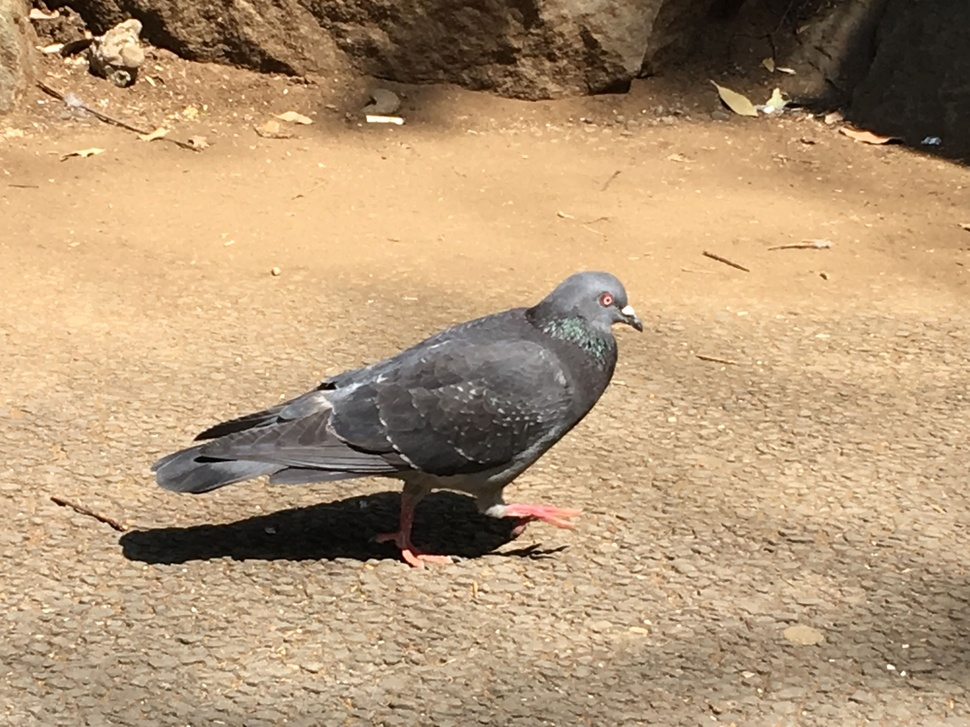
#> input picture testdata/hw1/pigeon.jpg, 970 x 727 px, shrunk from 4032 x 3024 before the run
$ python hw1.py   (Python 2 division)   (older library calls are emulated)
#> lines starting #> are read from the running program, lines starting #| are printed output that depends on the picture; after the words box and inside, x2 and y2 are one past the last pixel; in counts of white or black regions, pixels touching at a corner belong together
import cv2
import numpy as np

pigeon = cv2.imread("../../testdata/hw1/pigeon.jpg")
#> pigeon is the input picture: shape (727, 970, 3); mean B, G, R 118.4, 151.6, 179.5
name = cv2.imread("../../testdata/hw1/name.jpg", cv2.CV_LOAD_IMAGE_GRAYSCALE)
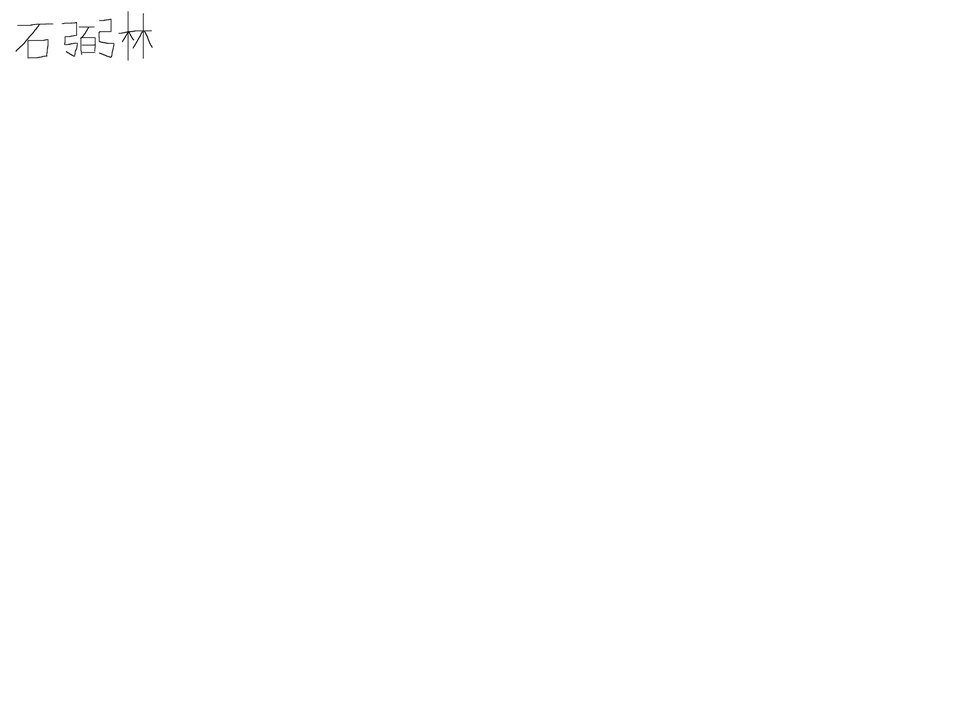
#> input picture testdata/hw1/name.jpg, 970 x 727 px, shrunk from 4032 x 3024 before the run
#> name is the input picture: shape (727, 970); min 0, max 255, mean 254.8

# [7 lines of commented-out code are left out]
blue, green, red = cv2.split(pigeon)
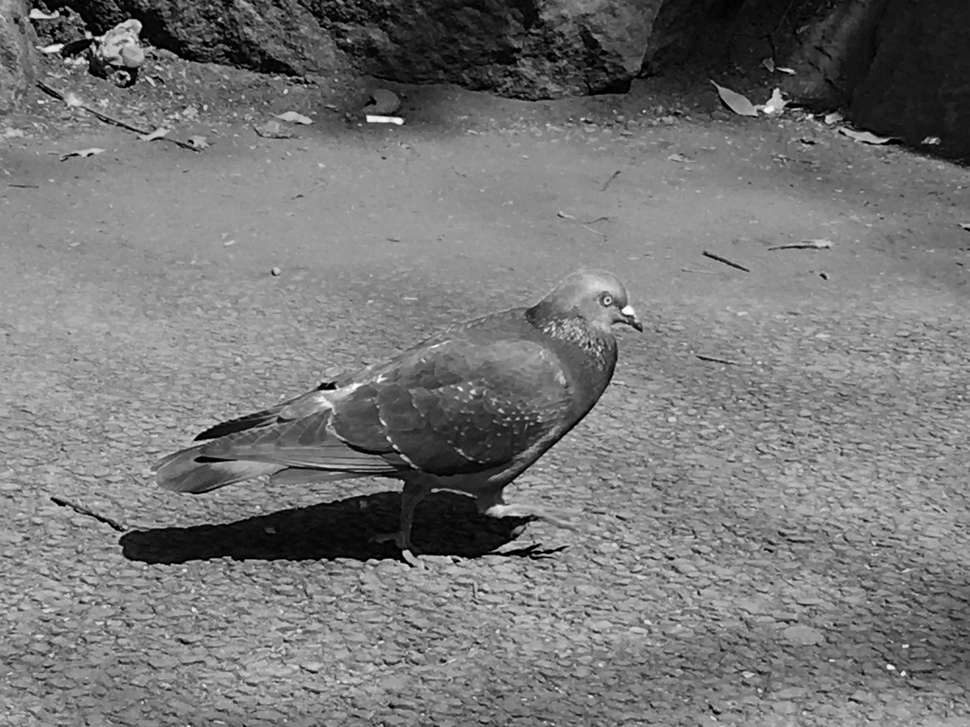
#> blue: shape (727, 970); min 0, max 255, mean 118.4
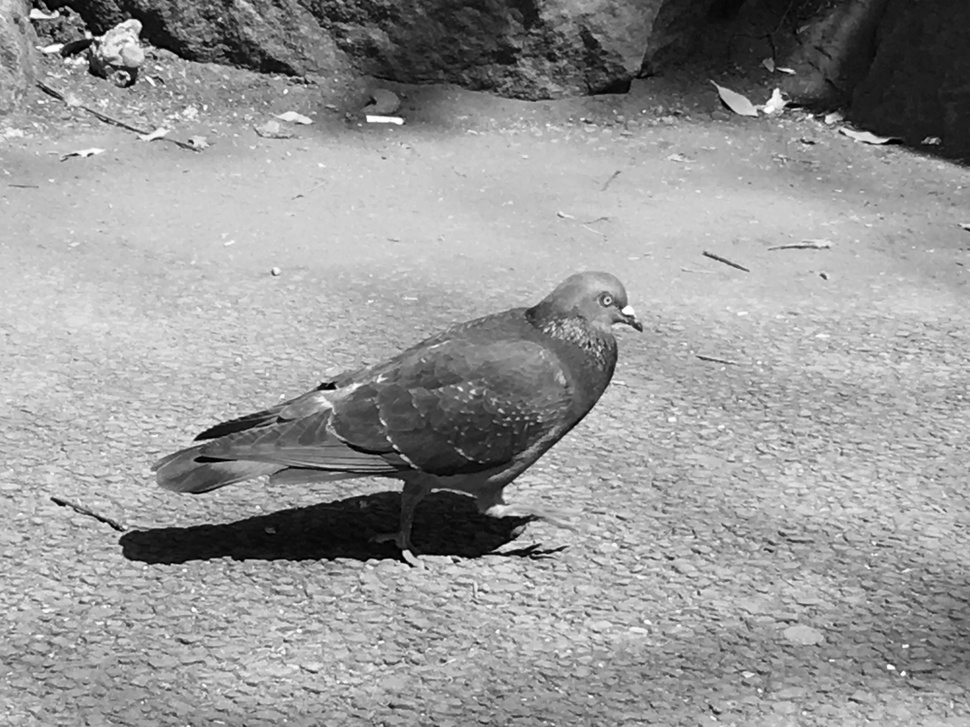
#> green: shape (727, 970); min 0, max 255, mean 151.6
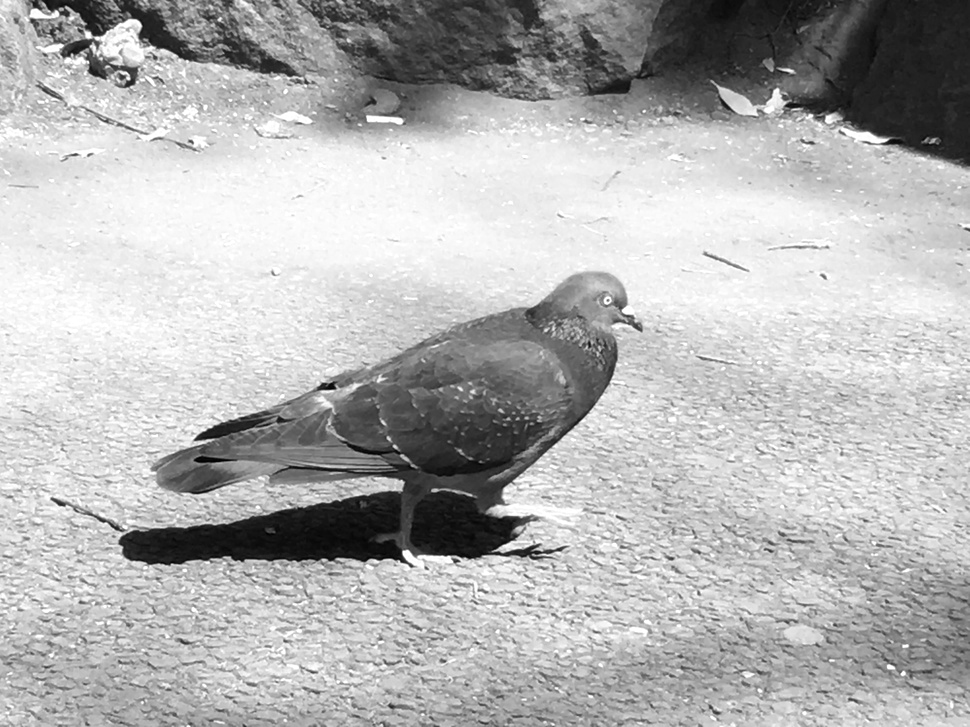
#> red: shape (727, 970); min 0, max 255, mean 179.5

m, n = name.shape
#> m = 727; n = 970
addMatrix = np.zeros(name.shape, dtype=name.dtype)
for i in range(m):
    for j in range(n):
        if name[i, j] < 127:
            addMatrix[i, j] = 1
        else:
            addMatrix[i, j] = 0
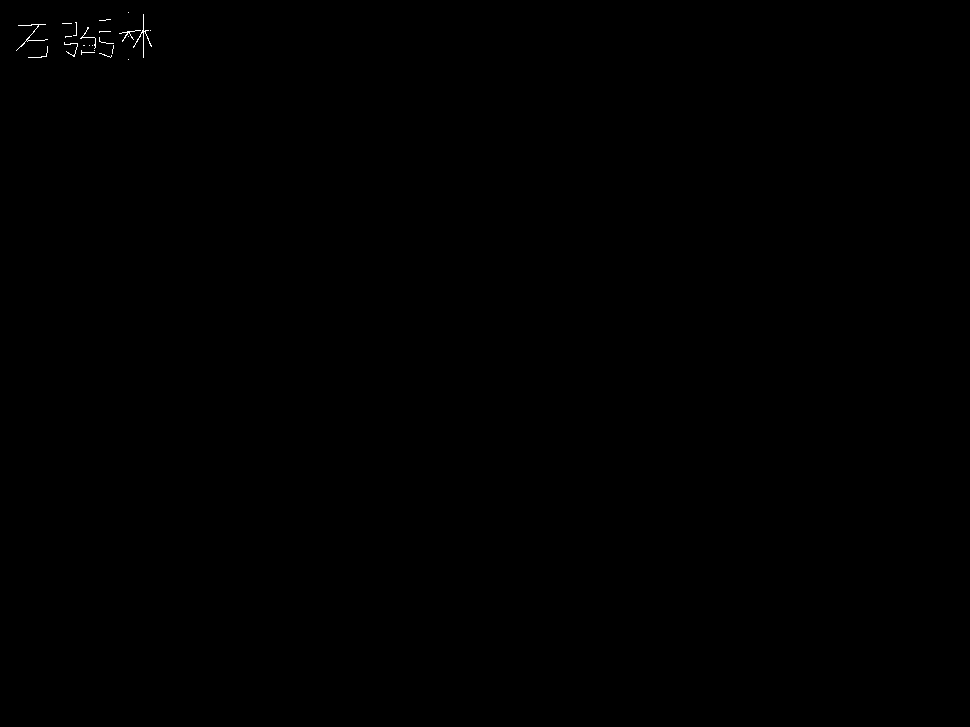
#> addMatrix: shape (727, 970); values 0 (black) and 1 (white), 0.07% white in thin lines or dots, all inside (x1, y1, x2, y2) = (16, 12, 152, 60)
print addMatrix
#> (printed output is left out)
m, n = blue.shape
for i in range(m):
    for j in range(n):
        blue[i, j] -= blue[i, j] % 2
        blue[i, j] += addMatrix[i, j]


result = cv2.merge([blue, green, red])
# print result
cv2.imwrite("../../outputdata/hw1/result.jpg", result)
# print result
# hidden = cv2.imread("../../outputdata/hw1/result.jpg")
# print hidden
